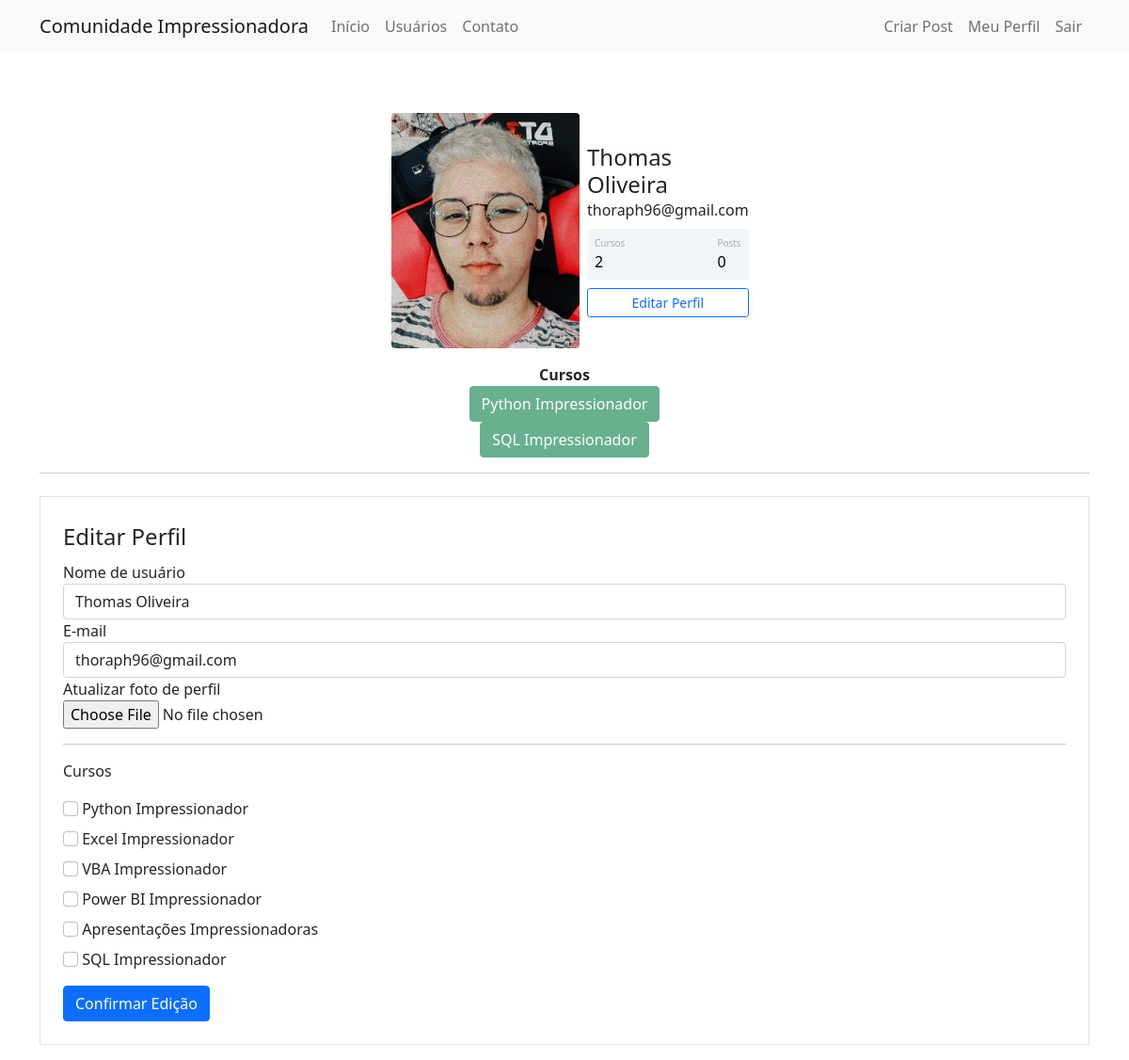
The page /perfil/editar (signed in) on the database its author committed.
### comunidadeimpressionadora/models.py (models this page shows)
class Usuario(database.Model, UserMixin):
    id = database.Column(database.Integer, primary_key = True)
    username = database.Column(database.String, nullable = False)
    email = database.Column(database.String, nullable = False, unique = True)
    senha = database.Column(database.String, nullable = False)
    foto_perfil = database.Column(database.String, default = 'default.jpg')
    posts = database.relationship('Post', backref = 'autor', lazy = True)
    cursos = database.Column(database.String, nullable = False, default = 'Não informado')

### comunidadeimpressionadora/routes.py (the view)
@app.route('/perfil/editar', methods=['GET','POST'])
@login_required
def editar_perfil():
    form = FormEditarPerfil()
    if form.validate_on_submit():
        current_user.email = form.email.data
        current_user.username = form.username.data
        if form.foto_perfil.data:
            nome_imagem = salvar_imagem(form.foto_perfil.data)
            current_user.foto_perfil = nome_imagem
        current_user.cursos = atualizar_cursos(form)
        database.session.commit()
        flash('Perfil atualizado com sucesso!', 'alert-success')
        return redirect(url_for('perfil'))
    elif request.method == 'GET':
        form.email.data = current_user.email
        form.username.data = current_user.username
    foto_perfil = url_for('static', filename='fotos_perfil/{}'.format(current_user.foto_perfil))
    return render_template('editarperfil.html', foto_perfil = foto_perfil, form = form)

### comunidadeimpressionadora/forms.py (shortened to what this page needs)
class FormEditarPerfil(FlaskForm):
    username = StringField('Nome de usuário', validators=[DataRequired()])
    email = StringField('E-mail', validators=[DataRequired(), Email()])
    foto_perfil = FileField('Atualizar foto de perfil', validators=[FileAllowed(['jpg','png'])])
    curso_python = BooleanField('Python Impressionador')
    curso_excel = BooleanField('Excel Impressionador')
    curso_vba = BooleanField('VBA Impressionador')
    curso_powerbi = BooleanField('Power BI Impressionador')
    curso_ppt = BooleanField('Apresentações Impressionadoras')
    curso_sql = BooleanField('SQL Impressionador')
    botao_submit_editarperfil = SubmitField('Confirmar Edição')

### comunidadeimpressionadora/models.py (called while the page is built)
@login_manager.user_loader
def load_usuario(id_usuario):
    return Usuario.query.get(int(id_usuario))

### comunidadeimpressionadora/templates/editarperfil.html (shortened to what this page needs)
{% extends 'perfil.html' %}
{% block form_editar_perfil %}
<div class="container">
    <hr>
    <div class="row">
        <div class="col">
            <form action="" method="post" class="border p-4 mt-2" enctype="multipart/form-data">
                <legend>Editar Perfil</legend>
                <fieldset>
                    <div class="form-group">
                        {{form.username.label(class="form-control-label")}}
                        {% if form.username.errors %}
                            {{form.username(class="form-control is-invalid")}}
                            <div class="invalid-feedback">
                                {% for erro in form.username.errors %}
                                    {{ erro }}
                                {% endfor %}
                            </div>
                        {% else %}
                            {{form.username(class="form-control")}}
                        {% endif %}
                    </div>
                    <div class="form-group">
                        {{form.email.label(class="form-control-label")}}
                        {% if form.email.errors %}
                            {{form.email(class="form-control is-invalid")}}
                            <div class="invalid-feedback">
                                {% for erro in form.email.errors %}
                                    {{ erro }}
                                {% endfor %}
                            </div>
                        {% else %}
                            {{form.email(class="form-control")}}
                        {% endif %}
                    </div>
                    <div class="form-group">
                        {{ form.foto_perfil.label }} <br>
                        {{ form.foto_perfil(class="form-control-file") }}
                    </div>
                    <hr>
                    <p>Cursos</p>
                    {% for campo in form %}
                        {% if 'curso_' in campo.name %}
                            <div class="form-group mt-2">
                                {{campo(class="form-check-input")}}
                                {{campo.label(class="form-check-label")}}
                            </div>
                        {% endif %}
                    {% endfor %}
                </fieldset>
                {{form.botao_submit_editarperfil(class="btn btn-primary mt-3")}}
            </form>
        </div>
    </div>
</div>
{% endblock%}

### comunidadeimpressionadora/templates/perfil.html
{% extends 'base.html' %}
{% block body %}
<div class="container mt-5 d-flex justify-content-center">
    <div class="card p-3">
        <div class="d-flex align-items-center">
        <div class="image pe-2">
        <img src="{{foto_perfil}}" class="rounded" width="200" >
        </div>
        <div class="ml-3 w-100">
           <h4 class="mb-0 mt-0">{{ current_user.username }}</h4>
           <span>{{ current_user.email }}</span>
           <div class="p-2 mt-2 bg-primary d-flex justify-content-between rounded text-white stats">
            <div class="d-flex flex-column">
                {% if 'Não Informado' in current_user.cursos %}
                <span class="articles">Cursos</span>
                <span class="number1">0</span>
                {% else %}
                <span class="articles">Cursos</span>
                <span class="number1">{{ current_user.cursos.count(';') + 1}}</span>
                {% endif%}
            </div>
            <div class="d-flex flex-column">
                <span class="rating">Posts</span>
                <span class="number3">0</span>
            </div>
           </div>
           <div class="button mt-2 d-flex flex-row align-items-center">
                <a class="w-100" href="{{ url_for('editar_perfil')}}">
                    <button class="btn btn-sm btn-outline-primary w-100">Editar Perfil</button>
                </a>
           </div>
        </div>
        </div>
    </div>
 </div>
 <div class="row justify-content-center">
    <div class="col col-4" style="text-align: center">
        <strong> Cursos </strong><br>
        {% for curso in current_user.cursos.split(';') %}
            <button type="button" class="btn btn-success" disabled>{{curso}}</button>
        {% endfor %}
    </div>
 </div>
{% block form_editar_perfil %}
{% endblock%}
{% endblock %}

### comunidadeimpressionadora/static/main.css (style rules this page uses)
.card { width: 400px; border: none; border-radius: 10px; background-color: #fff; }
.stats { background: #f2f5f8 !important; color: #000 !important; }
.articles { font-size:10px; color: #a1aab9; }
.number1 { font-weight:500; }
.rating { font-size:10px; color: #a1aab9; }
.number3 { font-weight:500; }

### rows shown on the page
Usuario: username "Thomas Oliveira", email "thoraph96@gmail.com", cursos "2"

### other values the page prints
{{ curso }} "Python Impressionador" "SQL Impressionador"
{{ campo.label(class="form-check-label") }} "Python Impressionador" "Excel Impressionador" "VBA Impressionador" "Power BI Impressionador" "Apresentações Impressionadoras" "SQL Impressionador"
